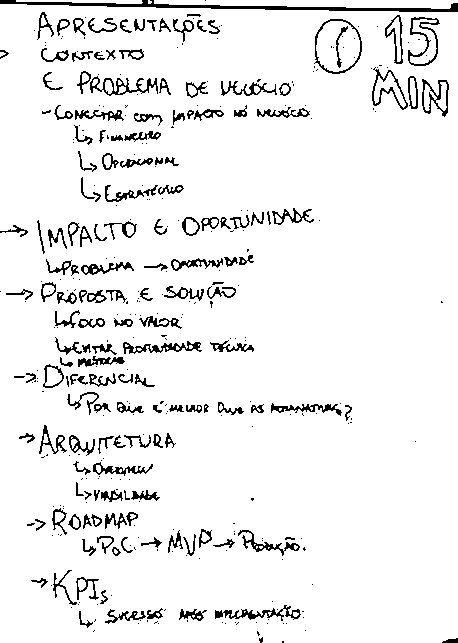
#> input picture apresentacao_prep.png, 458 x 643 px
$ python preprocess.py -i apresentacao_prep.png -o out
#> lines starting #> are read from the running program, lines starting #| are printed output that depends on the picture
"""
preprocess.py — Pré-processamento de imagens de redações manuscritas (BRESSAY)
Pipeline: Deskew → CLAHE → Binarização → Redimensionamento
Uso: python preprocess.py --input imagem.jpg --output resultado.png
      python preprocess.py --input pasta_entrada/ --output pasta_saida/
"""

import argparse
import json
import logging
import sys
import time
from pathlib import Path
from typing import Optional

import cv2
import numpy as np

# Configuração de logging
logging.basicConfig(
    level=logging.INFO,
    format="%(asctime)s [%(levelname)s] %(message)s",
    datefmt="%H:%M:%S",
)
log = logging.getLogger("preprocess")

# Extensões de imagem aceitas
EXTENSOES_VALIDAS: set[str] = {".jpg", ".jpeg", ".png", ".bmp", ".tiff", ".tif", ".webp"}

# Resolução máxima de saída (lado maior) — otimizado para envio ao LLM
RESOLUCAO_MAX: int = 2048


# ---------------------------------------------------------------------------
# Etapas do pipeline
# ---------------------------------------------------------------------------

def carregar_imagem(caminho: Path) -> np.ndarray:
    """Carrega imagem em escala de cinza."""
    img = cv2.imread(str(caminho), cv2.IMREAD_GRAYSCALE)
    if img is None:
        raise FileNotFoundError(f"Não foi possível carregar: {caminho}")
    log.info("Imagem carregada: %s (%dx%d)", caminho.name, img.shape[1], img.shape[0])
    return img


def deskew(img: np.ndarray, angulo_max: float = 15.0) -> tuple[np.ndarray, float]:
    """Corrige inclinação usando projeção horizontal (Hough Lines)."""
    # Binarização temporária para detectar linhas
    _, binarizada = cv2.threshold(img, 0, 255, cv2.THRESH_BINARY_INV + cv2.THRESH_OTSU)

    # Detecta coordenadas de pixels brancos (texto)
    coords = np.column_stack(np.where(binarizada > 0))

    if coords.shape[0] < 100:
        log.warning("Poucos pixels de texto detectados — pulando deskew")
        return img, 0.0

    # minAreaRect retorna ângulo da rotação mínima
    retangulo = cv2.minAreaRect(coords)
    angulo: float = retangulo[-1]

    # Normaliza ângulo para intervalo [-45, 45]
    if angulo < -45:
        angulo = -(90 + angulo)
    else:
        angulo = -angulo

    # Limita correção a angulo_max graus
    if abs(angulo) > angulo_max:
        log.warning("Ângulo detectado (%.2f°) excede limite — pulando deskew", angulo)
        return img, 0.0

    if abs(angulo) < 0.3:
        log.info("Inclinação desprezível (%.2f°) — sem correção", angulo)
        return img, angulo

    # Aplica rotação
    h, w = img.shape[:2]
    centro = (w // 2, h // 2)
    matriz = cv2.getRotationMatrix2D(centro, angulo, 1.0)
    rotacionada = cv2.warpAffine(
        img, matriz, (w, h),
        flags=cv2.INTER_CUBIC,
        borderMode=cv2.BORDER_REPLICATE,
    )
    log.info("Deskew aplicado: %.2f°", angulo)
    return rotacionada, angulo


def aplicar_clahe(img: np.ndarray, clip_limit: float = 2.0, tile_size: int = 8) -> np.ndarray:
    """Aplica CLAHE (Contrast Limited Adaptive Histogram Equalization)."""
    clahe = cv2.createCLAHE(clipLimit=clip_limit, tileGridSize=(tile_size, tile_size))
    resultado = clahe.apply(img)
    log.info("CLAHE aplicado (clip=%.1f, tile=%d)", clip_limit, tile_size)
    return resultado


def binarizar(img: np.ndarray, metodo: str = "adaptativo") -> np.ndarray:
    """Binariza a imagem usando Otsu ou limiar adaptativo."""
    if metodo == "otsu":
        _, resultado = cv2.threshold(img, 0, 255, cv2.THRESH_BINARY + cv2.THRESH_OTSU)
        log.info("Binarização Otsu aplicada")
    elif metodo == "adaptativo":
        resultado = cv2.adaptiveThreshold(
            img, 255,
            cv2.ADAPTIVE_THRESH_GAUSSIAN_C,
            cv2.THRESH_BINARY,
            blockSize=21,
            C=10,
        )
        log.info("Binarização adaptativa aplicada (block=21, C=10)")
    else:
        raise ValueError(f"Método de binarização desconhecido: {metodo}")
    return resultado


def redimensionar(img: np.ndarray, max_lado: int = RESOLUCAO_MAX) -> tuple[np.ndarray, float]:
    """Redimensiona mantendo proporção, limitando o lado maior."""
    h, w = img.shape[:2]
    maior = max(h, w)

    if maior <= max_lado:
        log.info("Redimensionamento desnecessário (%dx%d já dentro do limite)", w, h)
        return img, 1.0

    escala = max_lado / maior
    novo_w = int(w * escala)
    novo_h = int(h * escala)
    resultado = cv2.resize(img, (novo_w, novo_h), interpolation=cv2.INTER_AREA)
    log.info("Redimensionado: %dx%d → %dx%d (escala %.2f)", w, h, novo_w, novo_h, escala)
    return resultado, escala


def remover_ruido(img: np.ndarray) -> np.ndarray:
    """Remove ruído leve com filtro morfológico (abertura)."""
    kernel = cv2.getStructuringElement(cv2.MORPH_ELLIPSE, (2, 2))
    resultado = cv2.morphologyEx(img, cv2.MORPH_OPEN, kernel)
    log.info("Remoção de ruído (abertura morfológica) aplicada")
    return resultado


# ---------------------------------------------------------------------------
# Pipeline completo
# ---------------------------------------------------------------------------

def preprocessar(
    caminho_entrada: Path,
    caminho_saida: Path,
    metodo_binarizacao: str = "adaptativo",
    max_resolucao: int = RESOLUCAO_MAX,
    pular_binarizacao: bool = False,
) -> dict:
    """
    Executa o pipeline completo de pré-processamento em uma imagem.
    Retorna dicionário com metadados do processamento.
    """
    inicio = time.perf_counter()
    meta: dict = {
        "arquivo_entrada": str(caminho_entrada),
        "arquivo_saida": str(caminho_saida),
        "etapas": [],
    }

    # 1. Carregar
    img = carregar_imagem(caminho_entrada)
    meta["resolucao_original"] = [img.shape[1], img.shape[0]]

    # 2. Deskew
    img, angulo = deskew(img)
    meta["angulo_deskew"] = round(angulo, 2)
    meta["etapas"].append("deskew")

    # 3. CLAHE
    img = aplicar_clahe(img)
    meta["etapas"].append("clahe")

    # 4. Binarização (opcional — pode pular para manter tons de cinza)
    if not pular_binarizacao:
        img = binarizar(img, metodo=metodo_binarizacao)
        meta["etapas"].append(f"binarizacao_{metodo_binarizacao}")

    # 5. Remoção de ruído (só se binarizou)
    if not pular_binarizacao:
        img = remover_ruido(img)
        meta["etapas"].append("remocao_ruido")

    # 6. Redimensionar
    img, escala = redimensionar(img, max_lado=max_resolucao)
    meta["escala_redimensionamento"] = round(escala, 4)
    meta["resolucao_final"] = [img.shape[1], img.shape[0]]
    meta["etapas"].append("redimensionamento")

    # Salvar
    caminho_saida.parent.mkdir(parents=True, exist_ok=True)
    cv2.imwrite(str(caminho_saida), img)

    duracao = time.perf_counter() - inicio
    meta["tempo_processamento_s"] = round(duracao, 3)
    log.info("Salvo em %s (%.3fs)", caminho_saida.name, duracao)

    return meta


def processar_lote(
    entrada: Path,
    saida: Path,
    metodo_binarizacao: str = "adaptativo",
    max_resolucao: int = RESOLUCAO_MAX,
    pular_binarizacao: bool = False,
) -> list[dict]:
    """Processa todas as imagens de um diretório."""
    arquivos = sorted(
        f for f in entrada.iterdir()
        if f.suffix.lower() in EXTENSOES_VALIDAS
    )

    if not arquivos:
        log.warning("Nenhuma imagem encontrada em %s", entrada)
        return []

    log.info("Processando lote: %d imagens em %s", len(arquivos), entrada)
    resultados: list[dict] = []

    for i, arq in enumerate(arquivos, 1):
        log.info("--- [%d/%d] %s ---", i, len(arquivos), arq.name)
        destino = saida / f"{arq.stem}_preprocessado.png"
        try:
            meta = preprocessar(
                arq, destino,
                metodo_binarizacao=metodo_binarizacao,
                max_resolucao=max_resolucao,
                pular_binarizacao=pular_binarizacao,
            )
            meta["status"] = "ok"
        except Exception as e:
            log.error("Erro ao processar %s: %s", arq.name, e)
            meta = {"arquivo_entrada": str(arq), "status": "erro", "erro": str(e)}
        resultados.append(meta)

    return resultados


# ---------------------------------------------------------------------------
# CLI
# ---------------------------------------------------------------------------

def main() -> None:
    parser = argparse.ArgumentParser(
        description="Pré-processamento de imagens de redações manuscritas (BRESSAY)",
    )
    parser.add_argument(
        "--input", "-i", required=True, type=Path,
        help="Caminho da imagem ou diretório de imagens",
    )
    parser.add_argument(
        "--output", "-o", required=True, type=Path,
        help="Caminho de saída (arquivo ou diretório)",
    )
    parser.add_argument(
        "--binarizacao", "-b", default="adaptativo",
        choices=["adaptativo", "otsu"],
        help="Método de binarização (padrão: adaptativo)",
    )
    parser.add_argument(
        "--resolucao", "-r", type=int, default=RESOLUCAO_MAX,
        help=f"Resolução máxima do lado maior (padrão: {RESOLUCAO_MAX})",
    )
    parser.add_argument(
        "--sem-binarizacao", action="store_true",
        help="Pula binarização (mantém tons de cinza — melhor para LLMs multimodais)",
    )
    parser.add_argument(
        "--json", action="store_true",
        help="Imprime metadados do processamento em JSON no stdout",
    )

    args = parser.parse_args()

    if args.input.is_dir():
        resultados = processar_lote(
            args.input, args.output,
            metodo_binarizacao=args.binarizacao,
            max_resolucao=args.resolucao,
            pular_binarizacao=args.sem_binarizacao,
        )
    elif args.input.is_file():
        meta = preprocessar(
            args.input, args.output,
            metodo_binarizacao=args.binarizacao,
            max_resolucao=args.resolucao,
            pular_binarizacao=args.sem_binarizacao,
        )
#> in carregar_imagem, `img = cv2.imread(str(caminho), cv2.IMREAD_GRAYSCALE)`: img: shape (643, 458); 93.4% white; black in thin lines or dots
#> in deskew, `_, binarizada = cv2.threshold(img, 0, 255, cv2.THRESH_BINARY_INV + cv2..`: binarizada: shape (643, 458); 6.6% white in thin lines or dots
#> in deskew, `coords = np.column_stack(np.where(binarizada > 0))`: coords = 19450 pairs, first value 0 to 642, second value 0 to 457
#> in deskew, `retangulo = cv2.minAreaRect(coords)`: retangulo = ((321, 228.5), (457, 642), -90)
#> in deskew, `angulo: float = retangulo[-1]`: angulo = -90
#> in deskew, `angulo = -(90 + angulo)`: angulo = 0
#> in remover_ruido, `resultado = cv2.morphologyEx(img, cv2.MORPH_OPEN, kernel)`:
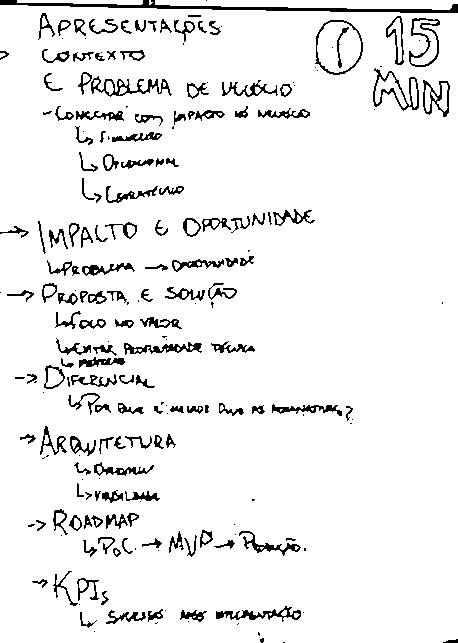
#> resultado: shape (643, 458); 93.4% white; black in thin lines or dots
#> in preprocessar, `img, escala = redimensionar(img, max_lado=max_resolucao)`: escala = 1
#> meta = 8 items
        resultados = [meta]
    else:
        log.error("Entrada não encontrada: %s", args.input)
        sys.exit(1)

    if args.json:
        print(json.dumps(resultados, ensure_ascii=False, indent=2))


if __name__ == "__main__":
    main()
